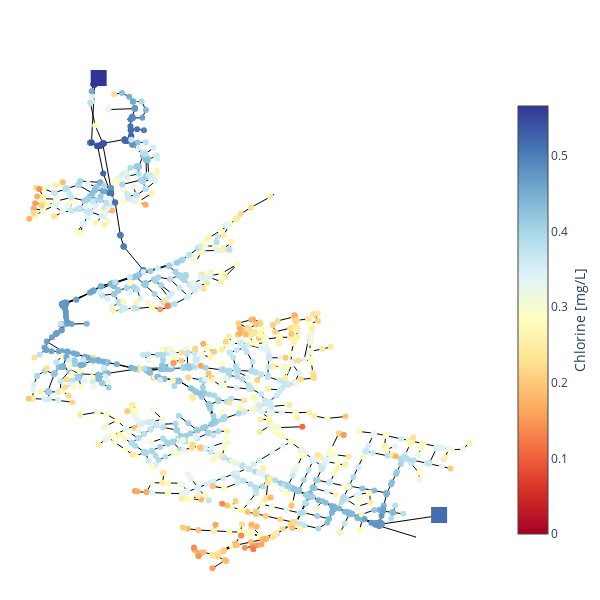

Notebook cell for this chart:
### Markdown cell above
Network residuals plot.

### Code cell
# format simulation results
column_names_cl = [f'cl_{t+1}' for t in range(cl_sim.shape[0])]
cl_sim_T = cl_sim.T
cl_sim_T.columns = column_names_cl
cl_sim_T = cl_sim_T.reset_index().rename(columns={'name': 'node_id'})

# plot network
t = 96 * 2 + (4 * 4)
plot_network(vals=cl_sim_T, val_type='chlorine', t=t)

# play network animation
datetime = cl_df['datetime'].unique()
plot_network_animation(cl_sim_T, datetime)

### Figure 1 — Plotly figure (JSON) as saved in the notebook; plotly's stock layout.template omitted (floating-point values rounded to 4 significant figures; data arrays with more than 128 entries replaced by an {"elided": "..."} marker saying what was removed)
{"data": [{"hoverinfo": "none", "line": {"color": "black", "width": 1}, "mode": "lines", "name": "link", "type": "scatter", "x": {"elided": "8802 float values"}, "y": {"elided": "8802 float values"}}, {"hoverinfo": "text", "marker": {"cmax": 0.566, "cmin": 0, "color": {"elided": "2555 float values"}, "colorbar": {"len": 0.8, "title": {"side": "right", "text": "Chlorine [mg/L]"}}, "colorscale": [[0, "rgb(165,0,38)"], [0.1, "rgb(215,48,39)"], [0.2, "rgb(244,109,67)"], [0.3, "rgb(253,174,97)"], [0.4, "rgb(254,224,144)"], [0.5, "rgb(255,255,191)"], [0.6, "rgb(224,243,248)"], [0.7, "rgb(171,217,233)"], [0.8, "rgb(116,173,209)"], [0.9, "rgb(69,117,180)"], [1, "rgb(49,54,149)"]], "size": 6, "symbol": "circle"}, "mode": "markers", "name": "junctions", "text": {"elided": "2555 str values"}, "type": "scatter", "x": {"elided": "2555 float values"}, "y": {"elided": "2555 float values"}}, {"hoverinfo": "text", "marker": {"cmax": 0.566, "cmin": 0, "color": [0.566, 0.517], "colorscale": [[0, "rgb(165,0,38)"], [0.1, "rgb(215,48,39)"], [0.2, "rgb(244,109,67)"], [0.3, "rgb(253,174,97)"], [0.4, "rgb(254,224,144)"], [0.5, "rgb(255,255,191)"], [0.6, "rgb(224,243,248)"], [0.7, "rgb(171,217,233)"], [0.8, "rgb(116,173,209)"], [0.9, "rgb(69,117,180)"], [1, "rgb(49,54,149)"]], "size": 16, "symbol": "square"}, "mode": "markers", "name": "reservoirs", "text": ["node_2859<br>0.57 mg/L", "node_2860<br>0.52 mg/L"], "type": "scatter", "x": [363500.0, 365500.0], "y": [179800.0, 176000.0]}], "layout": {"height": 600, "hovermode": "closest", "margin": {"b": 0, "l": 0, "r": 0, "t": 40}, "paper_bgcolor": "white", "plot_bgcolor": "white", "showlegend": false, "width": 600, "xaxis": {"autorange": true, "range": [363000.0, 365900.0], "showgrid": false, "showticklabels": false, "type": "linear", "zeroline": false}, "yaxis": {"autorange": true, "range": [175300.0, 180100.0], "showgrid": false, "showticklabels": false, "type": "linear", "zeroline": false}}}
